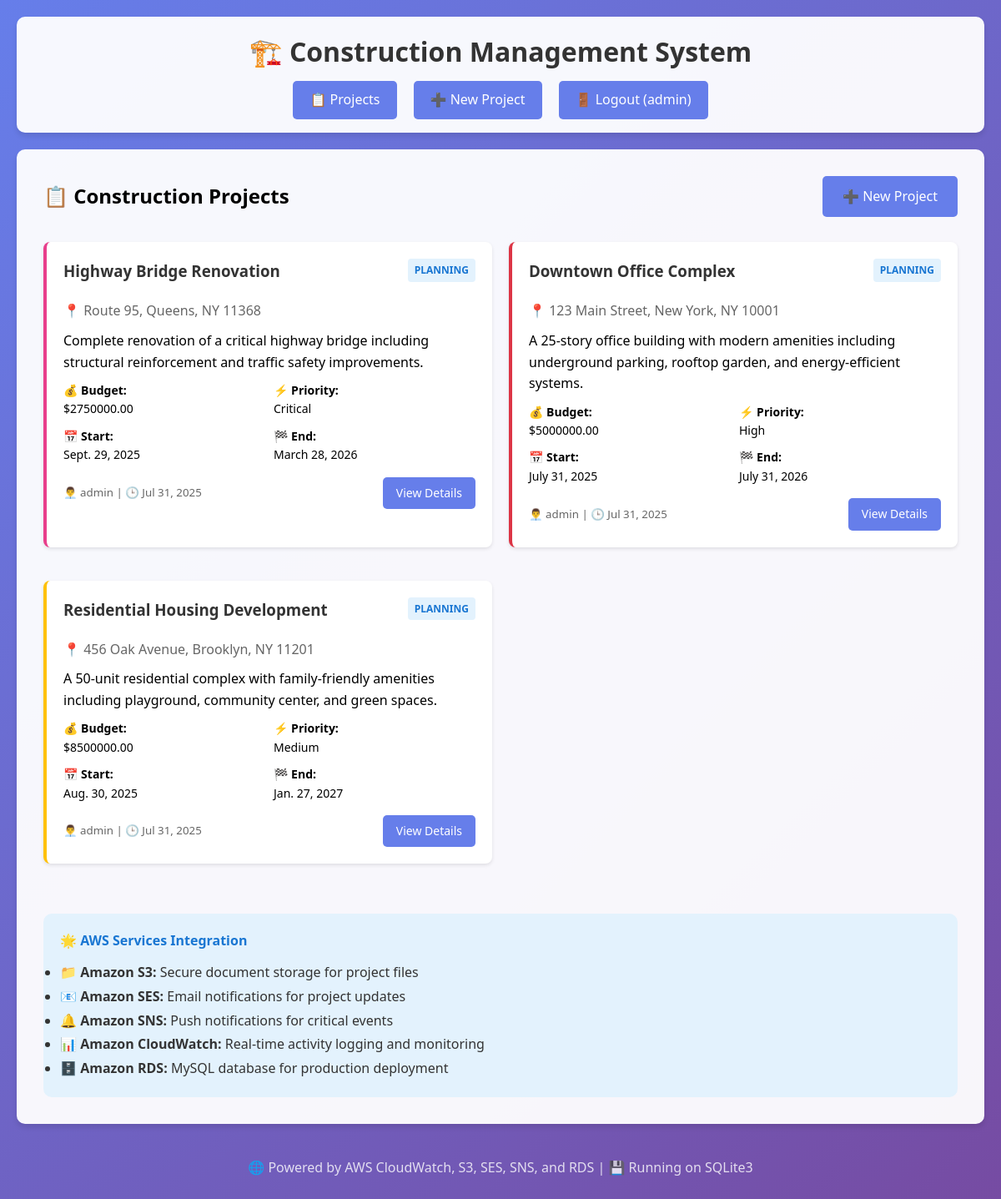
Page /construction/ (signed in) on the committed database.
### construction/models.py (models this page shows, shortened)
class Project(models.Model):
    PRIORITY_CHOICES = [
        ('Low', 'Low'),
        ('Medium', 'Medium'),
        ('High', 'High'),
        ('Critical', 'Critical'),
    ]
    STATUS_CHOICES = [
        ('Planning', 'Planning'),
        ('In Progress', 'In Progress'),
        ('Completed', 'Completed'),
        ('On Hold', 'On Hold'),
    ]
    name = models.CharField(max_length=200)
    description = models.TextField()
    location = models.CharField(max_length=200)
    start_date = models.DateField()
    end_date = models.DateField()
    budget = models.DecimalField(max_digits=12, decimal_places=2)
    status = models.CharField(max_length=20, choices=STATUS_CHOICES, default='Planning')
    priority = models.CharField(max_length=20, choices=PRIORITY_CHOICES, default='Medium')
    manager = models.ForeignKey(User, on_delete=models.CASCADE)
    document = models.FileField(upload_to='project_documents/', blank=True, null=True)
    created_at = models.DateTimeField(auto_now_add=True)
    updated_at = models.DateTimeField(auto_now=True)
    class Meta:
        ordering = ['-created_at']

### construction/views.py (the view)
# urls.py: path('', views.project_list, name='project_list'),
@login_required
def project_list(request):
    projects = Project.objects.all()
    cloudwatch_logger.log_project_activity(
        'VIEW', 'PROJECT_LIST', request.user.username,
        {'total_projects': projects.count()}
    )
    return render(request, 'construction/project_list.html', {'projects': projects})

### construction/aws_utils.py (called while the page is built)
    def ensure_log_group_exists(self) -> bool:
        try:
            self.client.describe_log_groups(logGroupNamePrefix=self.log_group_name)
            return True
        except Exception:
            try:
                self.client.create_log_group(logGroupName=self.log_group_name)
                return True
            except Exception as e:
                print(f"Error creating log group: {e}")
                return False

    def ensure_log_stream_exists(self) -> bool:
        try:
            self.client.describe_log_streams(
                logGroupName=self.log_group_name,
                logStreamNamePrefix=self.log_stream_name
            )
            return True
        except Exception:
            try:
                self.client.create_log_stream(
                    logGroupName=self.log_group_name,
                    logStreamName=self.log_stream_name
                )
                return True
            except Exception as e:
                print(f"Error creating log stream: {e}")
                return False

### construction/templates/construction/project_list.html (shortened to what this page needs)
{% extends 'construction/base.html' %}
{% block content %}
<div style="display: flex; justify-content: space-between; align-items: center; margin-bottom: 30px;">
    <h2>📋 Construction Projects</h2>
    <a href="{% url 'project_create' %}" class="btn">➕ New Project</a>
</div>
{% if projects %}
    <div style="display: grid; grid-template-columns: repeat(auto-fit, minmax(400px, 1fr)); gap: 20px;">
        {% for project in projects %}
            <div class="card priority-{{ project.priority|lower }}">
                <div style="display: flex; justify-content: space-between; align-items: start; margin-bottom: 10px;">
                    <h3>{{ project.name }}</h3>
                    <span class="status-badge status-{{ project.status|lower|cut:' ' }}">
                        {{ project.status }}
                    </span>
                </div>
                <p style="color: #666; margin-bottom: 10px;">📍 {{ project.location }}</p>
                <p style="margin-bottom: 10px;">{{ project.description|truncatewords:20 }}</p>
                <div style="display: grid; grid-template-columns: 1fr 1fr; gap: 10px; margin-bottom: 15px; font-size: 14px;">
                    <div>
                        <strong>💰 Budget:</strong><br>
                        ${{ project.budget|floatformat:2 }}
                    </div>
                    <div>
                        <strong>⚡ Priority:</strong><br>
                        {{ project.priority }}
                    </div>
                    <div>
                        <strong>📅 Start:</strong><br>
                        {{ project.start_date }}
                    </div>
                    <div>
                        <strong>🏁 End:</strong><br>
                        {{ project.end_date }}
                    </div>
                </div>
                <div style="display: flex; justify-content: space-between; align-items: center;">
                    <small style="color: #666;">
                        👨‍💼 {{ project.manager.username }} |
                        🕒 {{ project.created_at|date:"M d, Y" }}
                    </small>
                    <a href="{% url 'project_detail' project.id %}" class="btn" style="padding: 8px 16px; font-size: 14px;">
                        View Details
                    </a>
                </div>
            </div>
        {% endfor %}
    </div>
{% endif %}
<div style="margin-top: 40px; padding: 20px; background: #e3f2fd; border-radius: 10px;">
    <h4 style="color: #1976d2; margin-bottom: 10px;">🌟 AWS Services Integration</h4>
    <ul style="color: #333; line-height: 1.8;">
        <li>📁 <strong>Amazon S3:</strong> Secure document storage for project files</li>
        <li>📧 <strong>Amazon SES:</strong> Email notifications for project updates</li>
        <li>🔔 <strong>Amazon SNS:</strong> Push notifications for critical events</li>
        <li>📊 <strong>Amazon CloudWatch:</strong> Real-time activity logging and monitoring</li>
        <li>🗄️ <strong>Amazon RDS:</strong> MySQL database for production deployment</li>
    </ul>
</div>
{% endblock %}

### construction/templates/construction/base.html (shortened to what this page needs)
<!DOCTYPE html>
<html lang="en">
<head>
</head>
<body>
    <div class="container">
        <header class="header">
            <h1>🏗️ Construction Management System</h1>
            <nav class="nav">
                {% if user.is_authenticated %}
                    <a href="{% url 'project_list' %}">📋 Projects</a>
                    <a href="{% url 'project_create' %}">➕ New Project</a>
                    <a href="{% url 'user_logout' %}">🚪 Logout ({{ user.username }})</a>
                {% else %}
                    <a href="{% url 'user_login' %}">🔐 Login</a>
                {% endif %}
            </nav>
        </header>
        <main class="content">
            {% block content %}
            {% endblock %}
        </main>
        <footer class="footer">
            <p>🌐 Powered by AWS CloudWatch, S3, SES, SNS, and RDS | 💾 Running on SQLite3</p>
        </footer>
    </div>
</body>
</html>

### construction/templates/construction/base.html (style rules this page uses)
* { margin: 0; padding: 0; box-sizing: border-box; }
body { font-family: 'Segoe UI', Tahoma, Geneva, Verdana, sans-serif; line-height: 1.6; background: linear-gradient(135deg, #667eea 0%, #764ba2 100%); min-height: 100vh; }
.container { max-width: 1200px; margin: 0 auto; padding: 20px; }
.header { background: rgba(255, 255, 255, 0.95); padding: 1rem; border-radius: 10px; margin-bottom: 20px; box-shadow: 0 4px 6px rgba(0, 0, 0, 0.1); }
.header h1 { color: #333; text-align: center; margin-bottom: 10px; }
.nav { display: flex; justify-content: center; gap: 20px; flex-wrap: wrap; }
.nav a { background: #667eea; color: white; padding: 10px 20px; text-decoration: none; border-radius: 5px; transition: background 0.3s; }
.content { background: rgba(255, 255, 255, 0.95); padding: 2rem; border-radius: 10px; box-shadow: 0 4px 6px rgba(0, 0, 0, 0.1); margin-bottom: 20px; }
.btn { background: #667eea; color: white; padding: 12px 24px; border: none; border-radius: 5px; cursor: pointer; font-size: 16px; text-decoration: none; display: inline-block; transition: background 0.3s; }
.card { background: white; border-radius: 8px; padding: 20px; margin-bottom: 20px; box-shadow: 0 2px 4px rgba(0, 0, 0, 0.1); border-left: 4px solid #667eea; }
.card h3 { color: #333; margin-bottom: 10px; }
.priority-high { border-left-color: #dc3545; }
.priority-critical { border-left-color: #e83e8c; }
.priority-medium { border-left-color: #ffc107; }
.status-badge { padding: 4px 8px; border-radius: 4px; font-size: 12px; font-weight: bold; text-transform: uppercase; }
.status-planning { background: #e3f2fd; color: #1976d2; }
.footer { text-align: center; padding: 20px; color: rgba(255, 255, 255, 0.8); }

### rows in the picture
Project: name "Highway Bridge Renovation", status "PLANNING", location "Route 95, Queens, NY 11368", description "Complete renovation of a critical highway bridge including structural reinforcement and traffic safety improvements.", budget "2750000.00", priority "Critical", start_date "Sept. 29, 2025", end_date "March 28, 2026", manager.username "admin", created_at "Jul 31, 2025"
Project: name "Downtown Office Complex", status "PLANNING", location "123 Main Street, New York, NY 10001", description "A 25-story office building with modern amenities including underground parking, rooftop garden, and energy-efficient systems.", budget "5000000.00", priority "High", start_date "July 31, 2025", end_date "July 31, 2026", manager.username "admin", created_at "Jul 31, 2025"
Project: name "Residential Housing Development", status "PLANNING", location "456 Oak Avenue, Brooklyn, NY 11201", description "A 50-unit residential complex with family-friendly amenities including playground, community center, and green spaces.", budget "8500000.00", priority "Medium", start_date "Aug. 30, 2025", end_date "Jan. 27, 2027", manager.username "admin", created_at "Jul 31, 2025"

### other values in the picture
{{ user.username }} "admin"
